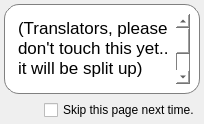
       <widget class="QWidget" name="welcomePage">
        <layout class="QVBoxLayout" name="verticalLayout">
         <property name="leftMargin">
          <number>4</number>
         </property>
         <property name="topMargin">
          <number>4</number>
         </property>
         <property name="rightMargin">
          <number>4</number>
         </property>
         <property name="bottomMargin">
          <number>4</number>
         </property>
         <item>
          <widget class="QFrame" name="frame_4">
           <property name="styleSheet">
            <string notr="true">background: white;
border: 1px solid gray;
border-radius: 15px;</string>
           </property>
           <property name="frameShape">
            <enum>QFrame::StyledPanel</enum>
           </property>
           <property name="frameShadow">
            <enum>QFrame::Raised</enum>
           </property>
           <layout class="QVBoxLayout" name="verticalLayout_15">
            <item>
             <widget class="QTextBrowser" name="textBrowser">
              <property name="styleSheet">
               <string notr="true">border: 0px;
border-radius: 0px;</string>
              </property>
              <property name="frameShape">
               <enum>QFrame::NoFrame</enum>
              </property>
              <property name="lineWidth">
               <number>0</number>
              </property>
              <property name="verticalScrollBarPolicy">
               <enum>Qt::ScrollBarAlwaysOn</enum>
              </property>
              <property name="sizeAdjustPolicy">
               <enum>QAbstractScrollArea::AdjustToContents</enum>
              </property>
              <property name="lineWrapMode">
               <enum>QTextEdit::WidgetWidth</enum>
              </property>
              <property name="lineWrapColumnOrWidth">
               <number>1</number>
              </property>
              <property name="html">
               <string>&lt;!DOCTYPE HTML PUBLIC &quot;-//W3C//DTD HTML 4.0//EN&quot; &quot;http://www.w3.org/TR/REC-html40/strict.dtd&quot;&gt;
&lt;html&gt;&lt;head&gt;&lt;meta name=&quot;qrichtext&quot; content=&quot;1&quot; /&gt;&lt;style type=&quot;text/css&quot;&gt;
p, li { white-space: pre-wrap; }
&lt;/style&gt;&lt;/head&gt;&lt;body style=&quot; font-family:'.Lucida Grande UI'; font-size:13pt; font-weight:400; font-style:normal;&quot;&gt;
&lt;p style=&quot; margin-top:12px; margin-bottom:12px; margin-left:0px; margin-right:0px; -qt-block-indent:0; text-indent:0px;&quot;&gt;(Translators, please don't touch this yet.. it will be split up)&lt;/p&gt;
&lt;p style=&quot; margin-top:12px; margin-bottom:12px; margin-left:0px; margin-right:0px; -qt-block-indent:0; text-indent:0px;&quot;&gt;&lt;span style=&quot; font-size:18pt;&quot;&gt;Welcome to the Oximeter Import Wizard&lt;/span&gt;&lt;/p&gt;
&lt;p style=&quot; margin-top:12px; margin-bottom:12px; margin-left:0px; margin-right:0px; -qt-block-indent:0; text-indent:0px;&quot;&gt;Pulse Oximeters are medical devices used to measure blood oxygen saturation. During extended Apnea events and abnormal breathing patterns, blood oxygen saturation levels can drop significantly, and can indicate issues that need medical attention.&lt;/p&gt;
&lt;p style=&quot; margin-top:12px; margin-bottom:12px; margin-left:0px; margin-right:0px; -qt-block-indent:0; text-indent:0px;&quot;&gt;SleepyHead gives you the ability to track Oximetry data alongside CPAP session data, which can give valuable insight into the effectiveness of CPAP treatment. It will also work standalone with your Pulse Oximeter, allowing you to store, track and review your recorded data.&lt;/p&gt;
&lt;p style=&quot; margin-top:12px; margin-bottom:12px; margin-left:0px; margin-right:0px; -qt-block-indent:0; text-indent:0px;&quot;&gt;SleepyHead is currently compatible with Contec CMS50D+, CMS50E and CMS50F serial oximeters. (Note: Direct importing from bluetooth models is &lt;span style=&quot; font-weight:600;&quot;&gt;not&lt;/span&gt; supported yet)&lt;/p&gt;
&lt;p style=&quot; margin-top:12px; margin-bottom:12px; margin-left:0px; margin-right:0px; -qt-block-indent:0; text-indent:0px;&quot;&gt;&lt;span style=&quot; font-weight:600;&quot;&gt;Please remember: &lt;/span&gt;&lt;span style=&quot; font-weight:600; font-style:italic;&quot;&gt;If you are trying to sync oximetery and CPAP data, please make sure you imported your CPAP sessions first before proceeding!&lt;/span&gt;&lt;/p&gt;
&lt;p style=&quot; margin-top:12px; margin-bottom:12px; margin-left:0px; margin-right:0px; -qt-block-indent:0; text-indent:0px;&quot;&gt;&lt;span style=&quot; font-weight:600;&quot;&gt;Important Notes: &lt;/span&gt;For SleepyHead to be able to locate and read directly from your Oximeter device, you need to ensure the correct device drivers (eg. USB to Serial UART) have been installed on your computer. For more information about this, &lt;a href=&quot;http://sleepyhead.sf.net/&quot;&gt;&lt;span style=&quot; text-decoration: underline; color:#0000ff;&quot;&gt;click here&lt;/span&gt;&lt;/a&gt;.&lt;/p&gt;
&lt;p style=&quot; margin-top:12px; margin-bottom:12px; margin-left:0px; margin-right:0px; -qt-block-indent:0; text-indent:0px;&quot;&gt;Contec CMS50D+ devices do not have an internal clock, and do not record a starting time. If you do not have a CPAP session to link a recording to, you will have to enter the start time manually after the import process is completed.&lt;/p&gt;
&lt;p style=&quot; margin-top:12px; margin-bottom:12px; margin-left:0px; margin-right:0px; -qt-block-indent:0; text-indent:0px;&quot;&gt;Even for devices with an internal clock, it is still recommended to get into the habit of starting oximeter records at the same time as CPAP sessions, because CPAP internal clocks tend to drift over time, and not all can be reset easily.&lt;/p&gt;&lt;/body&gt;&lt;/html&gt;</string>
              </property>
              <property name="openExternalLinks">
               <bool>false</bool>
              </property>
              <property name="openLinks">
               <bool>false</bool>
              </property>
             </widget>
            </item>
           </layout>
          </widget>
         </item>
         <item>
          <layout class="QHBoxLayout" name="horizontalLayout_2">
           <item>
            <spacer name="horizontalSpacer_2">
             <property name="orientation">
              <enum>Qt::Horizontal</enum>
             </property>
             <property name="sizeHint" stdset="0">
              <size>
               <width>40</width>
               <height>20</height>
              </size>
             </property>
            </spacer>
           </item>
           <item>
            <widget class="QCheckBox" name="skipWelcomeCheckbox">
             <property name="text">
              <string>Skip this page next time.</string>
             </property>
            </widget>
           </item>
          </layout>
         </item>
        </layout>
       </widget>
